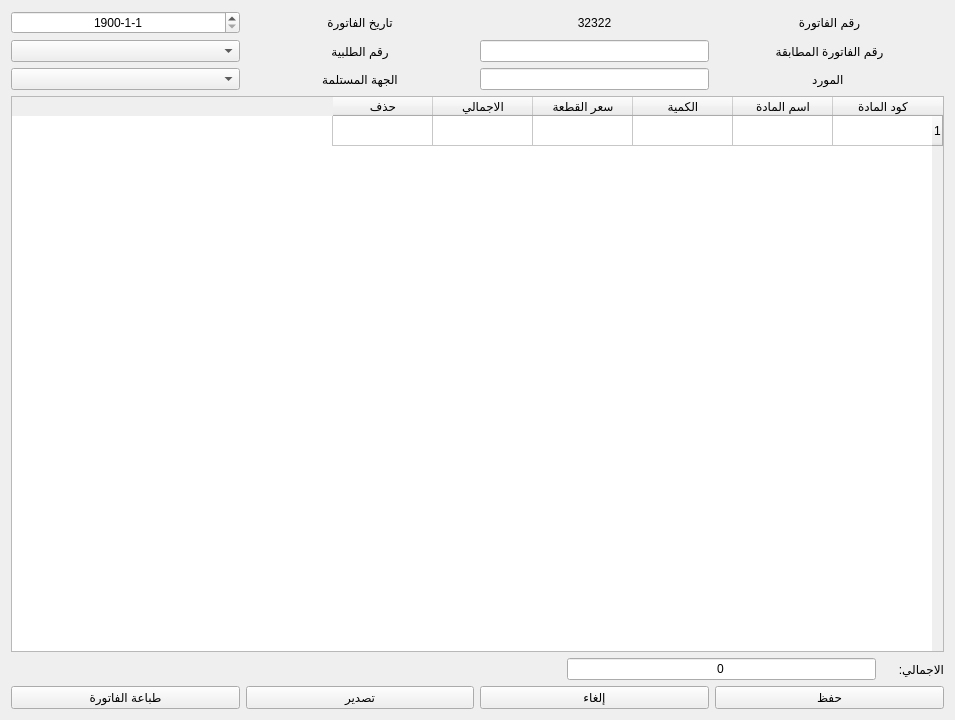
<?xml version="1.0" encoding="UTF-8"?>
<ui version="4.0">
 <class>Form</class>
 <widget class="QWidget" name="Form">
  <property name="geometry">
   <rect>
    <x>0</x>
    <y>0</y>
    <width>955</width>
    <height>720</height>
   </rect>
  </property>
  <property name="windowTitle">
   <string>فاتورة ادخال خارجي</string>
  </property>
  <property name="layoutDirection">
   <enum>Qt::RightToLeft</enum>
  </property>
  <layout class="QVBoxLayout" name="verticalLayout">
   <item>
    <layout class="QVBoxLayout" name="verticalLayout_11">
     <item>
      <layout class="QGridLayout" name="gridLayout">
       <item row="2" column="1">
        <widget class="QLineEdit" name="bill_match_code_5">
         <property name="maxLength">
          <number>11</number>
         </property>
         <property name="alignment">
          <set>Qt::AlignCenter</set>
         </property>
        </widget>
       </item>
       <item row="0" column="1">
        <widget class="QLabel" name="bill_code">
         <property name="sizePolicy">
          <sizepolicy hsizetype="Expanding" vsizetype="Preferred">
           <horstretch>0</horstretch>
           <verstretch>0</verstretch>
          </sizepolicy>
         </property>
         <property name="text">
          <string>32322</string>
         </property>
         <property name="alignment">
          <set>Qt::AlignCenter</set>
         </property>
        </widget>
       </item>
       <item row="1" column="0">
        <widget class="QLabel" name="label_27">
         <property name="sizePolicy">
          <sizepolicy hsizetype="Expanding" vsizetype="Minimum">
           <horstretch>0</horstretch>
           <verstretch>0</verstretch>
          </sizepolicy>
         </property>
         <property name="text">
          <string>رقم الفاتورة المطابقة</string>
         </property>
         <property name="alignment">
          <set>Qt::AlignCenter</set>
         </property>
        </widget>
       </item>
       <item row="1" column="1">
        <widget class="QLineEdit" name="bill_match_code">
         <property name="maxLength">
          <number>11</number>
         </property>
         <property name="alignment">
          <set>Qt::AlignCenter</set>
         </property>
        </widget>
       </item>
       <item row="0" column="0">
        <widget class="QLabel" name="label_20">
         <property name="text">
          <string>رقم الفاتورة</string>
         </property>
         <property name="alignment">
          <set>Qt::AlignCenter</set>
         </property>
        </widget>
       </item>
       <item row="2" column="0">
        <widget class="QLabel" name="label_25">
         <property name="text">
          <string> المورد</string>
         </property>
         <property name="alignment">
          <set>Qt::AlignCenter</set>
         </property>
        </widget>
       </item>
       <item row="0" column="2">
        <widget class="QLabel" name="label_26">
         <property name="text">
          <string>تاريخ الفاتورة</string>
         </property>
         <property name="alignment">
          <set>Qt::AlignCenter</set>
         </property>
        </widget>
       </item>
       <item row="1" column="2">
        <widget class="QLabel" name="label_29">
         <property name="sizePolicy">
          <sizepolicy hsizetype="Expanding" vsizetype="Minimum">
           <horstretch>0</horstretch>
           <verstretch>0</verstretch>
          </sizepolicy>
         </property>
         <property name="text">
          <string>رقم الطلبية</string>
         </property>
         <property name="alignment">
          <set>Qt::AlignCenter</set>
         </property>
        </widget>
       </item>
       <item row="0" column="3">
        <widget class="QDateEdit" name="b_date_2">
         <property name="sizePolicy">
          <sizepolicy hsizetype="Expanding" vsizetype="Fixed">
           <horstretch>0</horstretch>
           <verstretch>0</verstretch>
          </sizepolicy>
         </property>
         <property name="layoutDirection">
          <enum>Qt::LeftToRight</enum>
         </property>
         <property name="alignment">
          <set>Qt::AlignCenter</set>
         </property>
         <property name="minimumDateTime">
          <datetime>
           <hour>0</hour>
           <minute>0</minute>
           <second>0</second>
           <year>1900</year>
           <month>1</month>
           <day>1</day>
          </datetime>
         </property>
         <property name="currentSection">
          <enum>QDateTimeEdit::YearSection</enum>
         </property>
         <property name="displayFormat">
          <string>yyyy-M-d</string>
         </property>
         <property name="date">
          <date>
           <year>1900</year>
           <month>1</month>
           <day>1</day>
          </date>
         </property>
        </widget>
       </item>
       <item row="1" column="3">
        <widget class="QComboBox" name="comboBox_3">
         <property name="layoutDirection">
          <enum>Qt::LeftToRight</enum>
         </property>
        </widget>
       </item>
       <item row="2" column="2">
        <widget class="QLabel" name="label_28">
         <property name="text">
          <string>الجهة المستلمة</string>
         </property>
         <property name="alignment">
          <set>Qt::AlignCenter</set>
         </property>
        </widget>
       </item>
       <item row="2" column="3">
        <widget class="QComboBox" name="comboBox">
         <property name="sizePolicy">
          <sizepolicy hsizetype="Expanding" vsizetype="Fixed">
           <horstretch>0</horstretch>
           <verstretch>0</verstretch>
          </sizepolicy>
         </property>
         <property name="layoutDirection">
          <enum>Qt::LeftToRight</enum>
         </property>
        </widget>
       </item>
      </layout>
     </item>
     <item>
      <widget class="QTableWidget" name="bb_table">
       <property name="editTriggers">
        <set>QAbstractItemView::AllEditTriggers</set>
       </property>
       <property name="selectionMode">
        <enum>QAbstractItemView::SingleSelection</enum>
       </property>
       <property name="selectionBehavior">
        <enum>QAbstractItemView::SelectRows</enum>
       </property>
       <property name="rowCount">
        <number>1</number>
       </property>
       <attribute name="verticalHeaderVisible">
        <bool>true</bool>
       </attribute>
       <row/>
       <column>
        <property name="text">
         <string>كود المادة</string>
        </property>
       </column>
       <column>
        <property name="text">
         <string>اسم المادة</string>
        </property>
       </column>
       <column>
        <property name="text">
         <string>الكمية</string>
        </property>
       </column>
       <column>
        <property name="text">
         <string>سعر القطعة</string>
        </property>
       </column>
       <column>
        <property name="text">
         <string>الاجمالي</string>
        </property>
       </column>
       <column>
        <property name="text">
         <string>حذف</string>
        </property>
       </column>
      </widget>
     </item>
     <item>
      <layout class="QHBoxLayout" name="horizontalLayout" stretch="1,5,9">
       <item>
        <widget class="QLabel" name="label_24">
         <property name="text">
          <string>الاجمالي: </string>
         </property>
        </widget>
       </item>
       <item>
        <widget class="QLineEdit" name="total">
         <property name="text">
          <string>0</string>
         </property>
         <property name="alignment">
          <set>Qt::AlignCenter</set>
         </property>
        </widget>
       </item>
       <item>
        <spacer name="horizontalSpacer">
         <property name="orientation">
          <enum>Qt::Horizontal</enum>
         </property>
         <property name="sizeHint" stdset="0">
          <size>
           <width>40</width>
           <height>20</height>
          </size>
         </property>
        </spacer>
       </item>
      </layout>
     </item>
     <item>
      <layout class="QGridLayout" name="gridLayout_5"/>
     </item>
     <item>
      <layout class="QHBoxLayout" name="horizontalLayout_9">
       <item>
        <widget class="QPushButton" name="btn_save">
         <property name="text">
          <string>حفظ</string>
         </property>
        </widget>
       </item>
       <item>
        <widget class="QPushButton" name="btn_cancel">
         <property name="text">
          <string>إلغاء</string>
         </property>
        </widget>
       </item>
       <item>
        <widget class="QPushButton" name="btn_cancel_2">
         <property name="text">
          <string>تصدير</string>
         </property>
        </widget>
       </item>
       <item>
        <widget class="QPushButton" name="btn_print_bill">
         <property name="text">
          <string>طباعة الفاتورة</string>
         </property>
        </widget>
       </item>
      </layout>
     </item>
    </layout>
   </item>
  </layout>
 </widget>
 <tabstops>
  <tabstop>bb_table</tabstop>
 </tabstops>
 <resources/>
 <connections/>
</ui>
